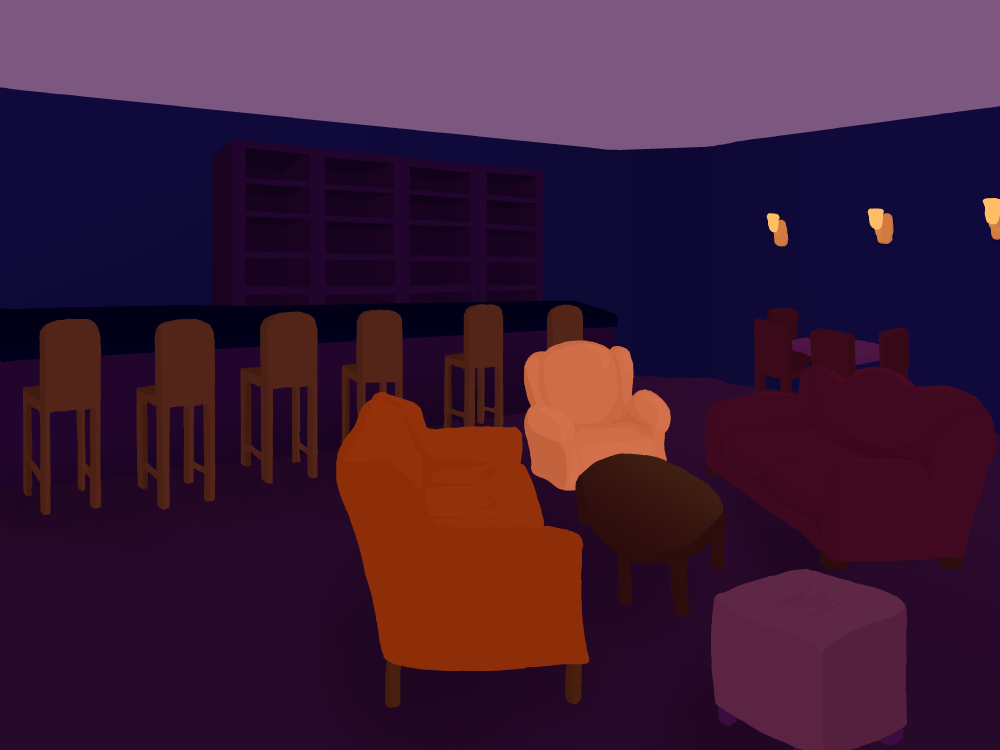
#> input picture assets/ultima-ronda/fondos/bar.png, 4000 x 3000 px (shown at 1/4 size)
$ python generar-la-penul.py
#> lines starting #> are read from the running program, lines starting #| are printed output that depends on the picture
"""Genera las imagenes de La Penul: assets/la-penul/ y su geometria.

    python scripts/generar-la-penul.py

Los ORIGINALES estan en assets/ultima-ronda/ (ver su CREDITOS.md) y no se
tocan. Esto genera lo que pinta la app, que NO se edita a mano:

  * fondos/*.jpg: los fondos de 4000x3000 (apaisados) recortados a 3:4 en
    vertical y reducidos a 1200x1600. La app los pinta "a pantalla" (cover) en
    un movil en vertical, que recorta todavia mas los lados: el recorte deja
    en el centro lo que importa (la barra; la puerta con la luz). 1600 px de
    alto sobran para un movil (800 pt a 2x).
  * personajes/*.png: los bustos de Open Peeps reducidos y con un BORDE CLARO
    tipo pegatina (crema del tema). Sin el, la linea negra se pierde contra los
    fondos oscuros (comprobado con una maqueta, ver CREDITOS.md).
  * src/features/minijuegos/juegos/la-penul/imagenesGeometria.ts: proporciones,
    para que la app reserve el hueco exacto sin medir la imagen.

tests/la-penul-imagenes.test.ts comprueba que esta todo, con su tamano, y que
cada original sale en CREDITOS.md.
"""

import sys
from pathlib import Path

from PIL import Image, ImageFilter

sys.dont_write_bytecode = True

RAIZ = Path(__file__).resolve().parent.parent
ORIGEN = RAIZ / 'assets' / 'ultima-ronda'
SALIDA = RAIZ / 'assets' / 'la-penul'
GEOMETRIA = RAIZ / 'src' / 'features' / 'minijuegos' / 'juegos' / 'la-penul' / 'imagenesGeometria.ts'

# El crema del tema (colors.paper en src/lib/theme.ts).
CREMA = (246, 239, 226)

# Fondos: que franja de 3:4 se queda (x de inicio sobre 4000 de ancho) y con que nombre.
FONDO_ANCHO, FONDO_ALTO = 1200, 1600
FONDOS = {
    # La barra con los taburetes a la izquierda y los sillones en el centro.
    'bar': ('bar.png', 650),
    # La puerta con la luz encendida queda en el centro-derecha.
    'portal': ('exterior-portal.png', 1750),
}

# Personajes: ancho final del busto (sin el borde) y grosor del borde, en px de
# la imagen. La app pinta el busto a ~240-280 pt de ancho, o sea ~1,9 px de
# imagen por pt: 14 px de borde son ~7 pt en pantalla (lo pedido: 6-8).
BUSTO_ANCHO = 520
BORDE = 14
PERSONAJES = ['peep-10', 'peep-17', 'peep-47', 'peep-48', 'peep-61', 'peep-91', 'peep-94', 'peep-96']


def fondo(nombre: str, fichero: str, x0: int) -> Image.Image:
#> called with nombre = 'bar', fichero = 'bar.png', x0 = 650
    img = Image.open(ORIGEN / 'fondos' / fichero).convert('RGB')
    ancho_recorte = img.height * 3 // 4
#> ancho_recorte = 2250
    x0 = max(0, min(x0, img.width - ancho_recorte))
#> x0 = 650
    img = img.crop((x0, 0, x0 + ancho_recorte, img.height)).resize((FONDO_ANCHO, FONDO_ALTO), Image.LANCZOS)
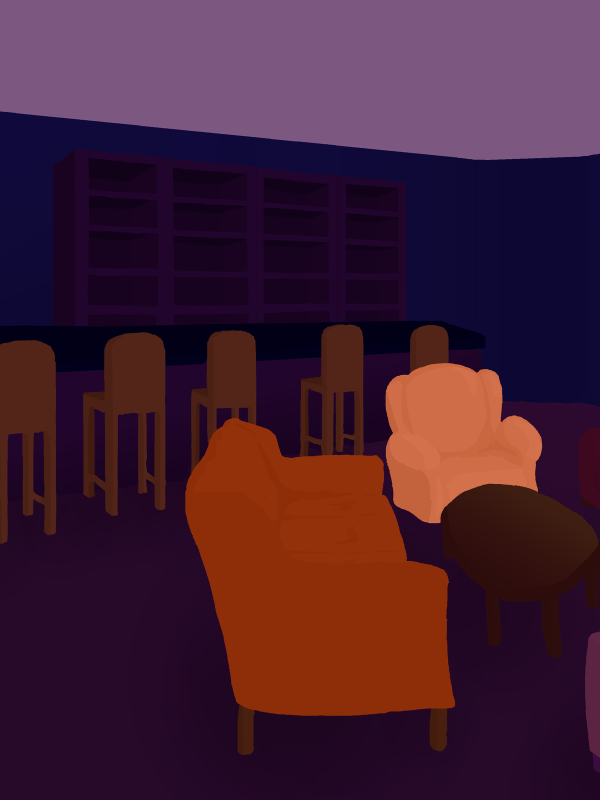
#> img: PIL image 1200x1600 RGB (shown at 1/2 size); mean R, G, B 69, 31.7, 51.8
    img.save(SALIDA / 'fondos' / f'{nombre}.jpg', quality=82, optimize=True, progressive=True)
    return img


def pegatina(nombre: str) -> Image.Image:
    img = Image.open(ORIGEN / 'personajes' / f'{nombre}.png').convert('RGBA')
    alto = round(img.height * BUSTO_ANCHO / img.width)
    img = img.resize((BUSTO_ANCHO, alto), Image.LANCZOS)
    # Lienzo con margen para el borde. El busto toca el borde de abajo (esta
    # cortado a la altura del pecho): ahi no se pone margen, se corta recto.
    lienzo = Image.new('RGBA', (BUSTO_ANCHO + 2 * BORDE, alto + BORDE), (0, 0, 0, 0))
    lienzo.paste(img, (BORDE, BORDE), img)
    # El borde: la silueta "engordada" BORDE px. Desenfocar y umbralizar da una
    # dilatacion con las esquinas redondas (un MaxFilter las dejaria cuadradas).
    alfa = lienzo.getchannel('A').point(lambda v: 255 if v > 8 else 0)
    gorda = alfa.filter(ImageFilter.GaussianBlur(BORDE * 0.55)).point(lambda v: 255 if v > 6 else 0)
    gorda = gorda.filter(ImageFilter.GaussianBlur(1))  # canto suave
    fondo_borde = Image.new('RGBA', lienzo.size, CREMA + (0,))
    fondo_borde.putalpha(gorda)
    final = Image.alpha_composite(fondo_borde, lienzo)
    # El interior del busto (camiseta blanca) ya es claro; lo que cubre el
    # borde es el contorno de fuera.
    final.save(SALIDA / 'personajes' / f'{nombre}.png', optimize=True)
    return final


def main() -> None:
    (SALIDA / 'fondos').mkdir(parents=True, exist_ok=True)
    (SALIDA / 'personajes').mkdir(parents=True, exist_ok=True)
    for nombre, (fichero, x0) in FONDOS.items():
        fondo(nombre, fichero, x0)
#> pass 2 of the loop in main, `for nombre, (fichero, x0) in FONDOS.items():`:
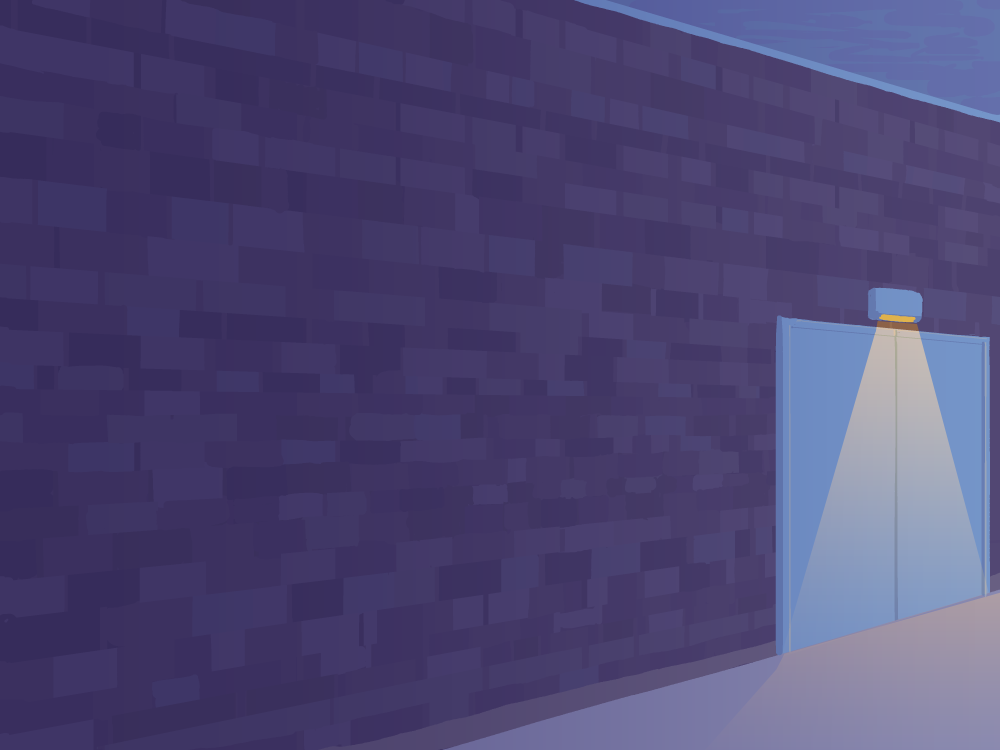
#> input picture assets/ultima-ronda/fondos/exterior-portal.png, 4000 x 3000 px (shown at 1/4 size)
#> in fondo (call 2), `img = img.crop((x0, 0, x0 + ancho_recorte, img.height)).resize((FONDO_..`:
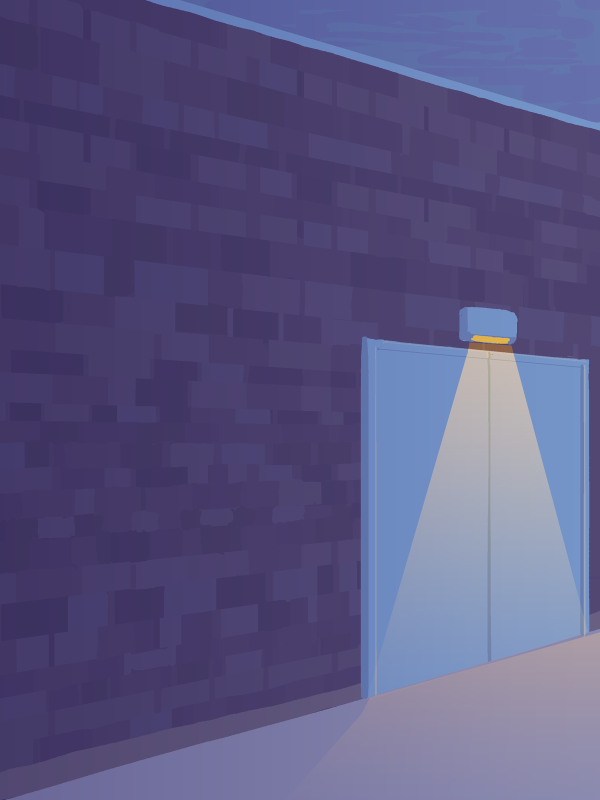
#> img: PIL image 1200x1600 RGB (shown at 1/2 size); mean R, G, B 90.3, 86.5, 130.4
    medidas = {n: pegatina(n).size for n in PERSONAJES}
    ancho, alto = next(iter(medidas.values()))
    assert all(m == (ancho, alto) for m in medidas.values()), medidas
    GEOMETRIA.parent.mkdir(parents=True, exist_ok=True)
    GEOMETRIA.write_text(
        '// GENERADO por scripts/generar-la-penul.py. No editar a mano.\n'
        '/** Proporcion (ancho / alto) de los fondos y de los personajes con su borde. */\n'
        f'export const PROPORCION_FONDO = {FONDO_ANCHO} / {FONDO_ALTO};\n'
        f'export const PROPORCION_PERSONAJE = {ancho} / {alto};\n',
        encoding='utf-8',
    )
    total = sum(p.stat().st_size for p in SALIDA.rglob('*') if p.is_file())
    print('Escritos', sorted(str(p.relative_to(SALIDA)) for p in SALIDA.rglob('*') if p.is_file()))
    print(f'Peso total: {total / 1024:.0f} KB')


if __name__ == '__main__':
#> (the run stopped early here; a loop or call above may not have finished)
